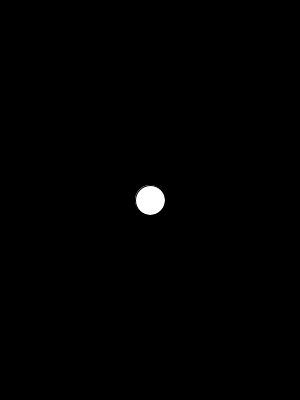
Frame 1 (no input)
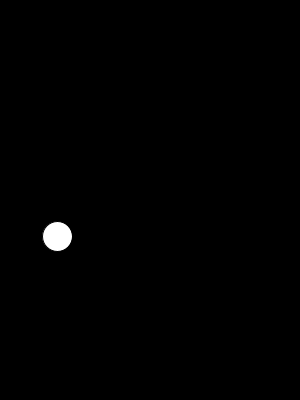
Frame 60 (the mouse pressed at the canvas centre just before this capture)
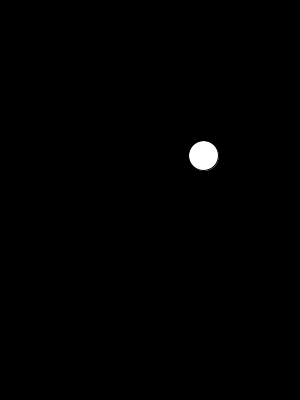
Frame 120 (the mouse held since frame 60 and released just before this capture)

The Processing sketch that drew these frames (run headless with seeded random() and noise(); from frame 60 on, the mouse is pressed at the canvas centre):

// Processing sketch: crazy_ball
// ── crazy_ball.pde
mover m;
void setup(){
  size(300,400);
  m = new mover();
 }
void draw(){
  
  background(0);
  m.update();
  m.display();
  m.edge();
  
  
  
  
  
  
  
  
}

// ── mover.pde
class mover{
  PVector position;
  PVector velocity;
  PVector acc;
  mover(){
    
    position = new PVector(width/2 , height/2);
    velocity = new PVector(0,0);
    acc = new PVector(0,0);
    
     }
    void update(){
      
      acc = PVector.random2D();// gives random numbers
      position.add(velocity);
      velocity.add(acc);
      velocity.limit(5);//value of vector cannot exceed 5
      
      
      
      
    }
    void edge(){
      
      if(position.x>width)position.x=0;
      if(position.x<0)position.x=width;
      if(position.y>height)position.y=0;
      if(position.y<0)position.y=height;
      
      
      
    }
   void display(){
     
     ellipse(position.x,position.y,30,30);
     
     
     
     
     
   }
  
  
  
  
  
  
}
